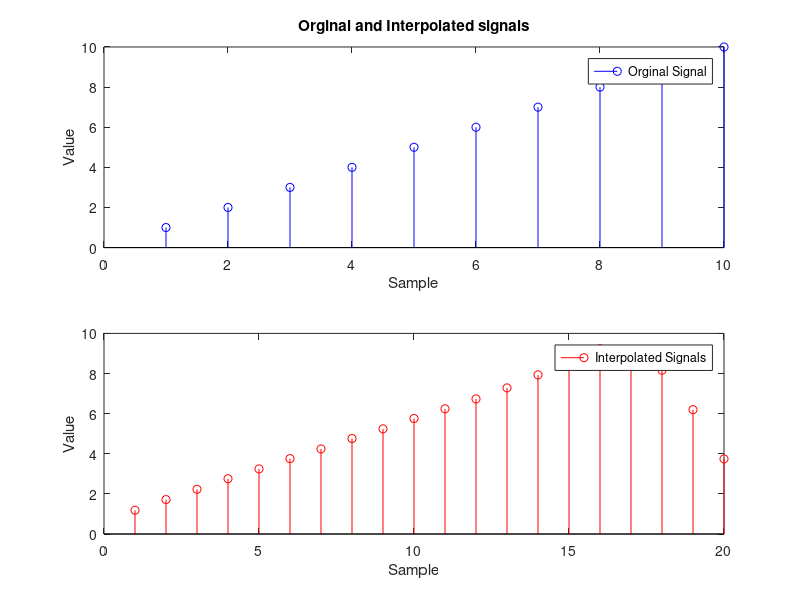

Source code (MATLAB):
x=[1,2,3,4,5,6,7,8,9,10];
r=2;
y=interp(x,r);
subplot(2,1,1);
stem(x,'b','DisplayName','Orginal Signal');
xlabel('Sample');
ylabel('Value');
title('Orginal and Interpolated signals');
legend('show');
subplot(2,1,2);
stem(y,'r','DisplayName','Interpolated Signals');

xlabel('Sample');
ylabel('Value');
legend('show');